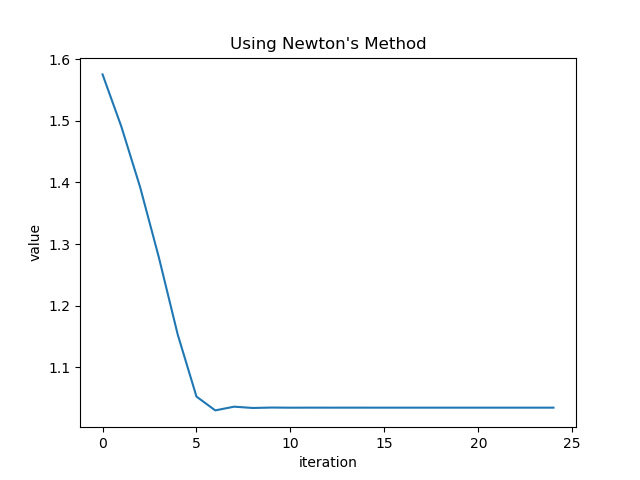

Write the Python code that produced this figure.
import os
import random
import math as m
import numpy as np
import matplotlib
import matplotlib.pyplot as plt

def f(x):
	return m.exp(x ** 4) - m.pi

def diff(x):
	return m.exp(x ** 4) * 4 * (x ** 3)
	
def newton(f, diff, init_value, threshold, max_iter, file_name):
	iter_list = []
	val = init_value
	val_list = []
	for i in range(max_iter):
		val = val - f(val) / diff(val)
		err = f(val)
		if abs(err) > threshold:
			iter_list.append(i)
			val_list.append(val)
		else:
			break
	plt.plot(iter_list, val_list)
	plt.xlabel("iteration")
	plt.ylabel("value")
	plt.title("Using Newton's Method")
	plt.savefig(file_name)

def slow_newton(f, diff, init_value, weight, param, threshold, max_iter, file_name):
	iter_list = []
	val = init_value
	val_list = []
	for i in range(max_iter):
		limit = 0
		try:
			l = abs(f(val - weight ** limit * (f(val) / diff(val))))
		except OverflowError:
			l = float('inf')
			pass
		r = (1 - param * (weight ** limit)) * abs(f(val))
		while l >= r or l == float('inf'):
			if (limit > -100):
				limit -= 1
			else:
				break
			try:
				l = abs(f(val - weight ** limit * f(val) / diff(val)))
			except OverflowError:
				l = float('inf')
				pass
			r = (1 - param * (weight ** limit)) * abs(f(val))
		print(val)
		val = val - (weight ** limit) * (f(val) / diff(val))
		err = f(val)
		if abs(err) > threshold:
			iter_list.append(i)
			val_list.append(val)
		else:
			break
	plt.plot(iter_list, val_list)
	plt.xlabel("iteration")
	plt.ylabel("value")
	plt.title("Using Slow Convergence for Newton's Method")
	plt.savefig(file_name)

if __name__ == '__main__':
	init_value = random.uniform(-2.0, 2.0)
	init_value = 0.3
	try:
		newton(f, diff, init_value, 0.0000000001, 100, 'newton.png')
	except OverflowError:
		print("f(x) became too big number")
		pass
	#try:
	slow_newton(f, diff, init_value, 20, 0.9, 0.0000000001, 10000, 'slow_newton.png')
	#except OverflowError:
		#print("f(x) became too big number")
		# pass
